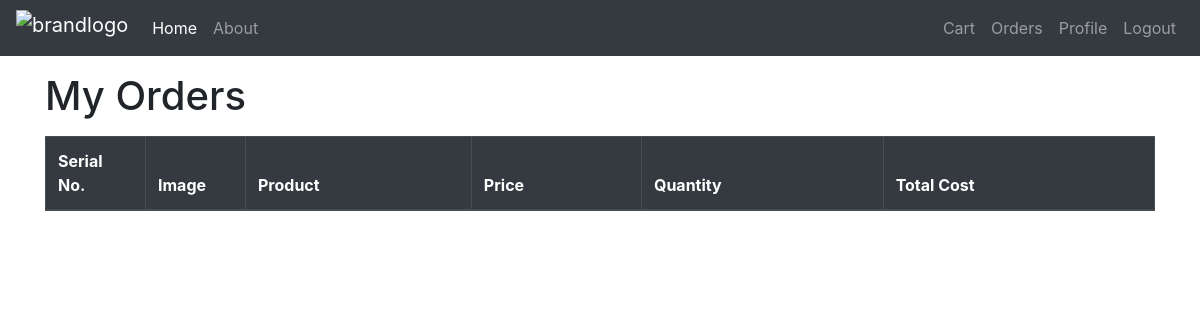
The app's page /orders/ (signed in), older data.
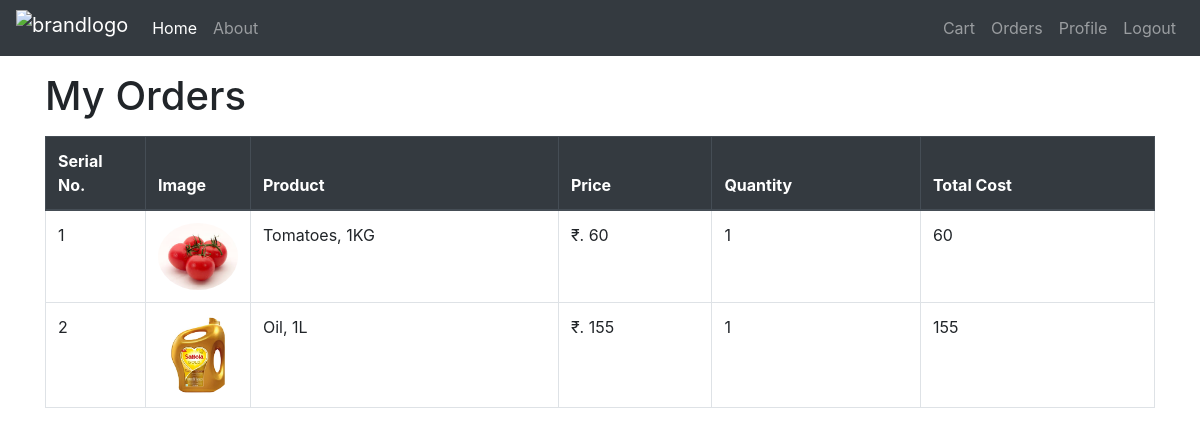
The same page, newer data.
### store/models/orders.py (models this page shows, shortened)
class Order(models.Model):
    product = models.ForeignKey(Product, on_delete=models.CASCADE)
    customer = models.ForeignKey(Customer, on_delete=models.CASCADE)
    quantity = models.IntegerField()
    price = models.IntegerField()
    date = models.DateField(default=datetime.today)
    address = models.TextField(default='')
    phone = models.CharField(max_length=15, default='')
    @staticmethod
    def getAllOrdersByID(id):
        return Order.objects.filter(customer= id)

### store/models/product.py (models this page shows, shortened)
class Product(models.Model):
    name = models.CharField(max_length=50)
    price = models.IntegerField(default=0)
    category = models.ForeignKey(Category, on_delete=models.CASCADE, default=1)
    description = models.CharField(max_length=200, default='')
    image = models.ImageField(upload_to='products')

### store/views.py (the view)
# urls.py: path('orders/', views.orderview, name='store-orders-view'),
def orderview(request):
    id = request.session.get('customer_id')
    all_orders = Order.getAllOrdersByID(id)
    data = {
        'allorders': all_orders,
    }
    return render(request, 'store/orders.html', data)

### store/templatetags/cart.py (called while the page is built)
@register.filter(name='order_row_cost')
def order_row_cost(num1, num2):
    return num1 * num2

@register.filter(name='currency_converter')
def currency_converter(cost):
    return "₹. "+str(cost)

### store/templates/store/orders.html
{% extends "store/base.html" %}
{% block content %}
{% load cart %}
    <div class="container">
        <h1 class="my-3">My Orders</h1>
        <table class="table table-bordered">
            <thead class="thead-dark">
                <tr>
                    <th style="width: 100px;">
                        Serial No.
                    </th>
                    <th style="width: 100px;">
                        Image
                    </th>
                    <th>
                        Product
                    </th>
                    <th>
                        Price
                    </th>
                    <th>
                        Quantity
                    </th>
                    <th>
                        Total Cost
                    </th>
                </tr>
            </thead>
            {% for ao in allorders %}
                <tr>
                    <td>{{ forloop.counter }}</td>
                    <td><img style="width: 80px;" class="rounded-circle" src="{{ ao.product.image.url }}" alt="product-image"></td>
                    <td>{{ ao.product.name }}</td>
                    <td>{{ ao.price|currency_converter }}</td>
                    <td>{{ ao.quantity }}</td>
                    <td>{{ ao.price|order_row_cost:ao.quantity }}</td>
                </tr>
            {% endfor %}
        </table>
    </div>
{% endblock %}

Row changes from the older to the newer data that the page shows:
added Order: product.image (picture), product.name "Tomatoes, 1KG", price "₹. 60", quantity "1", price|order_row_cost "60"
added Order: product.image (picture), product.name "Oil, 1L", price "₹. 155", quantity "1", price|order_row_cost "155"
